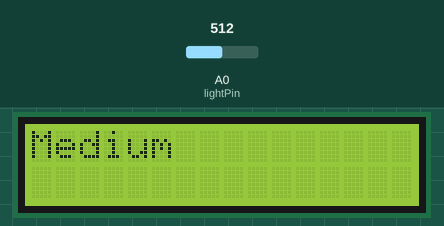
The sketch below on a simulated Arduino Uno, built with avr-gcc and run on an emulated ATmega328P. Shown: 16×2 character LCD. Inputs (shaded band) come from the test bench; at power-on: A0 (lightPin) = 512. What the sketch prints to the serial monitor is not drawn.

Above: at 1.2 s.
1.3 s: A0 (lightPin) set to 560
At 2.3 s:
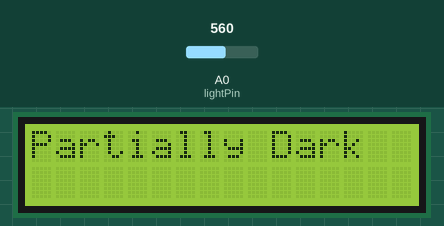
4.0 s: A0 (lightPin) set to 340
At 4.7 s:
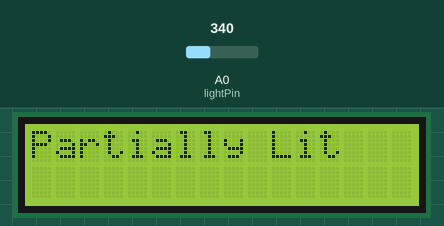
7.2 s: A0 (lightPin) set to 190
At 7.8 s:
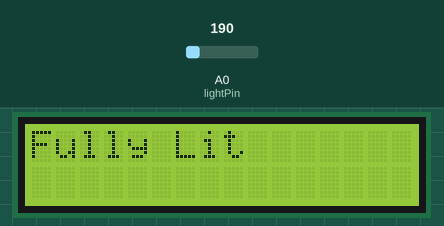
10.4 s: A0 (lightPin) set to 810
At 11.3 s:
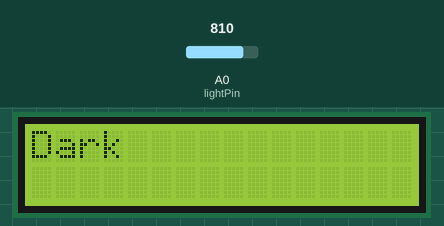
13.6 s: A0 (lightPin) set to 790
At 14.4 s:
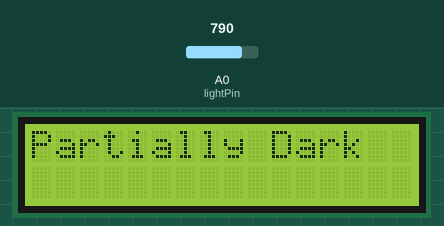
16.7 s: A0 (lightPin) set to 900
At 17.4 s:
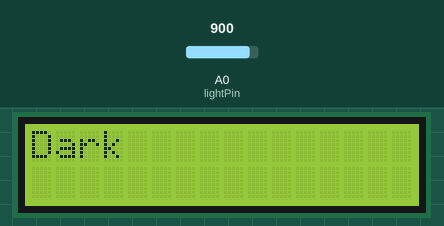
Timing chart, 0 to 19.7 s (numbered marks = the images above; inputs shaded):
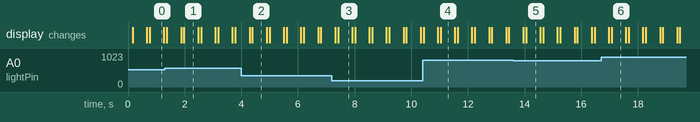

Measured:
- after the input at 1.3 s, the display: first differs from a run without the input after 0.68 s (image 1)
- after the input at 4.0 s, the display: first differs from a run without the input after 0.39 s (image 2)
- after the input at 7.2 s, the display: first differs from a run without the input after 0.21 s (image 3)
- after the input at 10.4 s, the display: first differs from a run without the input after 0.64 s (image 4)
- after the input at 13.6 s, the display: first differs from a run without the input after 0.45 s (image 5)
- after the input at 16.7 s, the display: first differs from a run without the input after 0.38 s (image 6)
- what the display in image 0 shows lasts 0.5 s, from 0.8 s to 1.3 s

The sketch:

lab4.ino
```cpp
/******************************
      INITIALIZE LCD
******************************/
// include the library
#include <LiquidCrystal.h>

// initialize the lcd display according to the circuit
LiquidCrystal lcd(12, 11, 5, 4, 3, 2);

//set up screen width
int screenWidth = 16;
int screenHeight = 2;

// the two lines
// name = static text
String lcdStr = "Starting...";

/******************************
  INITIALIZE PHOTO RESISTOR
******************************/
//define a pin for Photo resistor
int lightPin = A0;

//define light level
int lightLevel = 0;

/******************************
         VOID SETUP
******************************/
void setup()
{
    lcd.begin(screenWidth,screenHeight);
    Serial.begin(9600);  //Begin serial communcation
}
/******************************
         VOID LOOP
******************************/
void loop()
{
   //read in current light level
   lightLevel = analogRead(lightPin);

   //print light level to serial
   Serial.println(lightLevel); //Write the value of the photoresistor to the serial monitor.
   delay(100); //short delay for faster response to light.

   if(lightLevel > 800)
     lcdStr = "Dark";
   else if(lightLevel <= 800 && lightLevel > 550)
     lcdStr = "Partially Dark";
   else if(lightLevel <= 550 && lightLevel > 350)
     lcdStr = "Medium";
   else if(lightLevel <= 350 && lightLevel > 200)
     lcdStr = "Partially Lit";
   else
     lcdStr = "Fully Lit";

  //set static on lcd text
  lcd.setCursor(0, 0);
  lcd.print(lcdStr);
  delay(500);
  lcd.clear();
}
```
